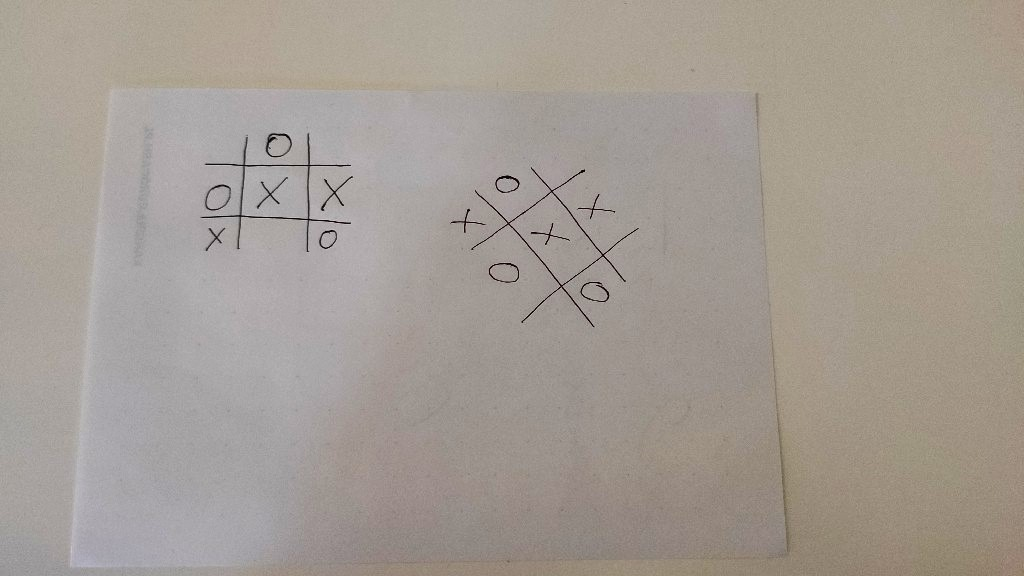
#> input picture images/photo01.jpg, 1024 x 576 px
$ python new_idea.py
#> lines starting #> are read from the running program, lines starting #| are printed output that depends on the picture; after the words box and inside, x2 and y2 are one past the last pixel; in counts of white or black regions, pixels touching at a corner belong together
### circle_cross.py
import skimage as ski
from matplotlib import pyplot as plt
from skimage import data, io, filters, exposure
from skimage.color import rgb2hsv, hsv2rgb, rgb2gray
import skimage.morphology as mp
from skimage.transform import resize
from skimage.segmentation import flood_fill
import numpy as np
import photo_spliting as ps
import math
import warnings


def load_file(path):
#> called with path = 'images/photo01.jpg'
    return io.imread(path)
#> returned value is the input picture: shape (576, 1024, 3); mean R, G, B 163.9, 155.9, 148


def black_white(img):
    warnings.simplefilter("ignore")
    img = rgb2gray(img)
    img **= 3
    img = (img <= 0.04) * 1
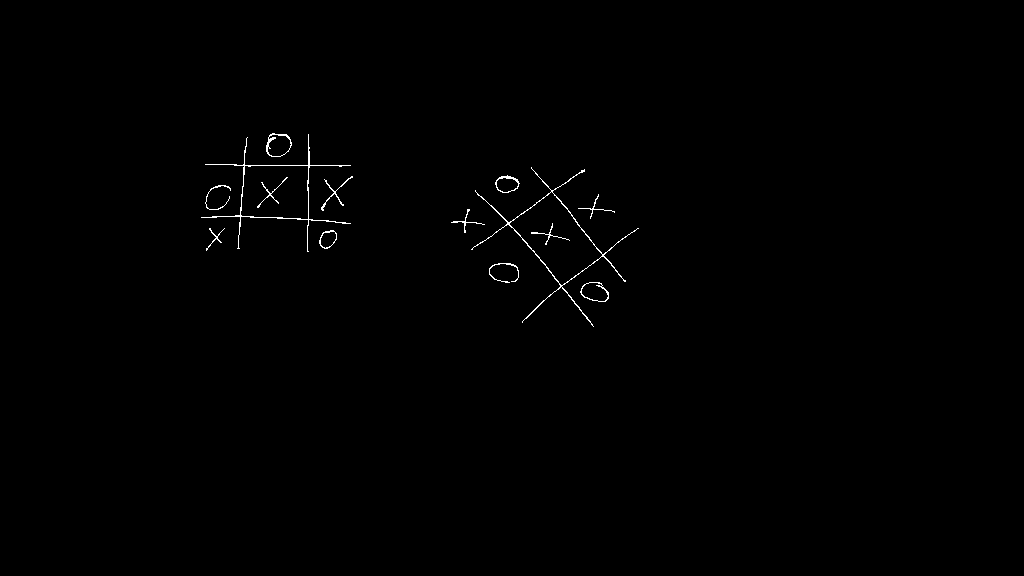
#> img: shape (576, 1024) int64; values 0 (black) and 1 (white), 0.41% white in thin lines or dots, all inside (x1, y1, x2, y2) = (201, 133, 639, 327)
    for i in range(1):
        img = mp.dilation(img)
    img = (img == 1) * 255
#> img: shape (576, 1024) int64; 1% white; 14 white regions, largest, box (x1, y1, x2, y2) and area: (470, 166, 640, 328) 1685, (200, 133, 352, 253) 1648, (265, 132, 293, 158) 291
    return img


def cut(img, tag, color):
    if tag == 'allp':
        while (img[0, :] == color).all():
            img = np.delete(img, 0, 0)
        while (img[:, 0] == color).all():
            img = np.delete(img, 0, 1)
        while (img[-1, :] == color).all():
            img = np.delete(img, -1, 0)
        while (img[:, -1] == color).all():
            img = np.delete(img, -1, 1)
    elif tag == 'anyp':
        while (img[0, :] == color).any():
            img = np.delete(img, 0, 0)
        while (img[:, 0] == color).any():
            img = np.delete(img, 0, 1)
        while (img[-1, :] == color).any():
            img = np.delete(img, -1, 0)
        while (img[:, -1] == color).any():
            img = np.delete(img, -1, 1)
    return img


def cut_min(img):
    img = cut(img, 'allp', 255)
    img = cut(img, 'anyp', 255)
    img = cut(img, 'allp', 0)
#> call 3 of cut, with tag = 'allp', color = 0
#> the loop in cut (call 3), `while (img[0, :] == color).all():` made 132 passes
#> after the loop in cut (call 3), `while (img[0, :] == color).all():`: img: shape (444, 1024) int64; 1.3% white; 14 white regions, largest, box (x1, y1, x2, y2) and area: (470, 34, 640, 196) 1685, (200, 1, 352, 121) 1648, (265, 0, 293, 26) 291
#> after the loop in cut (call 3), `while (img[:, 0] == color).all():`:
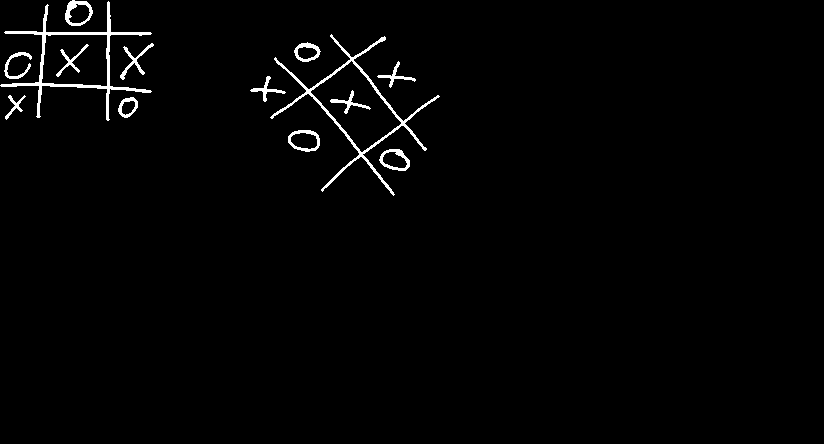
#> img: shape (444, 824) int64; 1.6% white; 14 white regions, largest, box (x1, y1, x2, y2) and area: (270, 34, 440, 196) 1685, (0, 1, 152, 121) 1648, (65, 0, 93, 26) 291
#> after the loop in cut (call 3), `while (img[-1, :] == color).all():`:
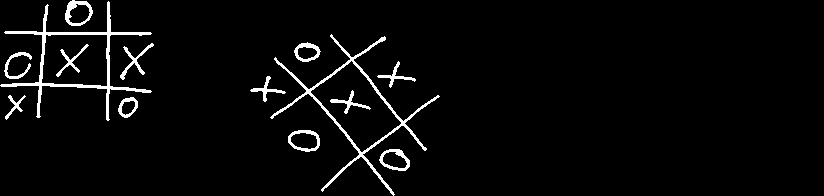
#> img: shape (196, 824) int64; 3.6% white; 14 white regions, largest, box (x1, y1, x2, y2) and area: (270, 34, 440, 196) 1685, (0, 1, 152, 121) 1648, (65, 0, 93, 26) 291
#> after the loop in cut (call 3), `while (img[:, -1] == color).all():`:
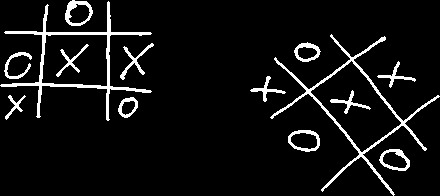
#> img: shape (196, 440) int64; 6.8% white; 14 white regions, largest, box (x1, y1, x2, y2) and area: (270, 34, 440, 196) 1685, (0, 1, 152, 121) 1648, (65, 0, 93, 26) 291
    return img


# [41 lines left out: function find_board, not called in this run]


def fill_board(img, top_right,color=125):
    img = ski.segmentation.flood_fill(img, (top_right[1], top_right[0]), color)
    return img


# [109 lines left out: functions find_crosses, find_circle, mark_points, find_result, not called in this run]


def print_result(result):
    for i in result:
        print(''.join(i))


def show_img(img):
    fig, ax = plt.subplots()
    plt.grid(True)
    ax.imshow(img, cmap=plt.cm.gray)
    return ax


def rotate(rot):
    corners = ski.transform.probabilistic_hough_line(rot,line_length=int(2 / 3 * min(rot.shape[0], rot.shape[1])),
                                                         line_gap=1)
    line = corners[0]
    c = np.array([line[0][0], line[1][1]])
    len1 = np.linalg.norm(c - np.array(line[0]))
    len2 = np.linalg.norm(c - np.array(line[1]))

    if line[0][0] >= line[1][0] and line[0][1] >= line[1][0]:
        if len2 != 0:
            tangens = len1 / len2
        else:
            tangens = 0
    else:
        if len1 != 0:
            tangens = len2 / len1
        else:
            tangens = 0

    angle = np.degrees(math.atan(tangens))
    if angle > 10:
        rot = ps.make_big_square(rot)
        rot = ski.transform.rotate(rot, angle)
        rot = cut_min(rot)
        rot = (rot >= 1) * 255
        rot = mp.dilation(mp.erosion(rot))

    return rot


# [30 lines of commented-out code are left out]

### photo_spliting.py
from __future__ import division
import skimage
from skimage import io, filters
import skimage.morphology as mp
from skimage.color import rgb2gray
from matplotlib import pylab as plt, gridspec
import numpy as np
from ipykernel.pylab.backend_inline import flush_figures
import warnings
import math


# [6 lines left out: function thresh, not called in this run]


def cut(img, tag, color):
    if tag == 'allp':
        while all(img[0, :] == color):
            img = np.delete(img, 0, 0)
        while all(img[:, 0] == color):
            img = np.delete(img, 0, 1)
        while all(img[-1, :] == color):
            img = np.delete(img, -1, 0)
        while all(img[:, -1] == color):
            img = np.delete(img, -1, 1)
    elif tag == 'anyp':
        while any(img[0, :] == color):
            img = np.delete(img, 0, 0)
        while any(img[:, 0] == color):
            img = np.delete(img, 0, 1)
        while any(img[-1, :] == color):
            img = np.delete(img, -1, 0)
        while any(img[:, -1] == color):
            img = np.delete(img, -1, 1)
    return img


def big2small(img):
    return img / 255


# [7 lines left out: function find_white_line, not called in this run]


def photo_division(img):
    final_list = []

    def photo_div(photo):
        for p in range(len(photo)):
            if 255 not in photo[p]:
                new_img1 = photo[:p, :]
                new_img2 = photo[p:, :]
                new_img1 = cut(new_img1, 'allp', 0)
                new_img2 = cut(new_img2, 'allp', 0)
                photo_div(new_img1)
                photo_div(new_img2)
                break
        else:
            iloczyn = 1
            for p in range(len(photo[0])):
                for q in range(len(photo)):
                    iloczyn *= (photo[q][p] == 0)
                if iloczyn != 0:
                    photo1 = photo[:, :p]
                    photo2 = photo[:, p:]
                    photo1 = cut(photo1, 'allp', 0)
                    photo2 = cut(photo2, 'allp', 0)
                    photo_div(photo1)
                    photo_div(photo2)
                    break
                iloczyn = 1
            else:
                final_list.append(photo)

    photo_div(img)
    print(len(final_list))
    return final_list


# [39 lines left out: functions to_square, find_line, rotate, make_big_square, not called in this run]

# [4 lines of commented-out code are left out]

### new_idea.py
import skimage as ski
from matplotlib import pyplot as plt
from skimage import data, io, filters, exposure
from skimage.color import rgb2hsv, hsv2rgb, rgb2gray
import skimage.morphology as mp
from skimage.transform import resize
from skimage.segmentation import flood_fill
import numpy as np
import photo_spliting as ps
import math
import warnings
import circle_cross as cc
from numpy import *
def perp( a ) :
    b = empty_like(a)
    b[0] = -a[1]
    b[1] = a[0]
    return b

# line segment a given by endpoints a1, a2
# line segment b given by endpoints b1, b2
# return
def seg_intersect(a1,a2, b1,b2) :
    da = a2-a1
    db = b2-b1
    dp = a1-b1
    dap = perp(da)
    denom = dot( dap, db)
    num = dot( dap, dp )
    return (num / denom.astype(float))*db + b1
def find_result2(img, top_left, top_right, bottom_left, bottom_right):
    result = [[0, 0, 0], [0, 0, 0], [0, 0, 0]]
    print(img[0:min(top_left[0], top_right[0]), top_left[1]:top_right[1]])

    if (len(np.unique(img[0:top_left[0], 0:top_left[1]]) )== 3):
        result[0][0] = 'X'
    elif (len(np.unique(img[0:top_left[0], 0:top_left[1]]) )>=4):
        result[0][0] = 'O'
    else:
        result[0][0] = ' '
    if(len(np.unique(img[0:min(top_left[0], top_right[0]), top_left[1]:top_right[1]])) ==3):
        result[0][1] = 'X'
    elif(len(np.unique(img[0:min(top_left[0], top_right[0]), top_left[1]:top_right[1]]) )>=4):
        result[0][1] = 'O'
    else:
        result[0][1] = ' '
    if(len(np.unique(img[:top_right[0], top_right[1]:]) )==3):
        result[0][2] = 'X'
    elif(len(np.unique(img[:top_right[0], top_right[1]:]) )>=4):
        result[0][2] = 'O'
    else:
        result[0][2] = ' '
    if(len(np.unique(img[top_left[0]:bottom_left[0], 0:top_left[1]]) )==3):
        result[1][0] = 'X'
    elif(len(np.unique(img[top_left[0]:bottom_left[0], 0:top_left[1]]) )>=4):
        result[1][0] = 'O'
    else:
        result[1][0] = ' '
    if ((len(np.unique(img[max(top_left[0], top_right[0]):min(bottom_left[0], bottom_right[0]),
         max(top_left[1], bottom_left[1]):min(top_right[1], bottom_right[1])])))==3):
        result[1][1] = 'X'
    elif((len(np.unique(img[max(top_left[0], top_right[0]):min(bottom_left[0], bottom_right[0]),
         max(top_left[1], bottom_left[1]):min(top_right[1], bottom_right[1])])))>=4):
        result[1][1] = 'O'
    else:
        result[1][1] = ' '
    if(len(np.unique(img[top_right[0]:bottom_right[0], max(bottom_right[1], top_right[1]):])) ==3):
        result[1][2] = 'X'
    elif(len(np.unique(img[top_right[0]:bottom_right[0], max(bottom_right[1], top_right[1]):]) )>=4):
        result[1][2] = 'O'
    else:
        result[1][2] = ' '
    if(len(np.unique(img[bottom_left[0]:, 0:bottom_left[1]]) )==3):
        result[2][0] = 'X'
    elif(len(np.unique(img[bottom_left[0]:, 0:bottom_left[1]]) )>=4):
        result[2][0] = 'O'
    else:
        result[2][0] = ' '
    if(len(np.unique(img[max(bottom_left[0], bottom_right[0]):, bottom_left[1]:bottom_right[1]]) )==3):
        result[2][1] = 'X'
    elif(len(np.unique(img[max(bottom_left[0], bottom_right[0]):, bottom_left[1]:bottom_right[1]])) >=4):
        result[2][1] = 'O'
    else:
        result[2][1] = ' '
    if(len(np.unique(img[bottom_right[0]:, bottom_right[1]:]) )==3):
        result[2][2] = 'X'
    elif(len(np.unique(img[bottom_right[0]:, bottom_right[1]:]) )>=4):
        result[2][2] = 'O'
    else:
        result[2][2] = ' '
    return result
top_right = []
top_left = []
bottom_right = []
bottom_left = []
images = []
result = []
img = cc.load_file('images/photo01.jpg')
img = cc.black_white(img)
img = cc.cut_min(img)
images = ps.photo_division(img)
#> images = 2 items
top=()
left=()
right=()
bottom=()

i=images[0]
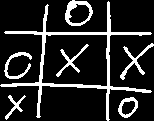
#> i: shape (121, 154) int64; 15.6% white; 7 white regions, largest, box (x1, y1, x2, y2) and area: (0, 1, 152, 121) 1648, (65, 0, 93, 26) 291, (120, 43, 154, 80) 245
i = cc.rotate(i)
#> in rotate, `corners = ski.transform.probabilistic_hough_line(rot,line_length=int(2..`: corners = [((38, 117), (46, 5)), ((108, 120), (108, 1)), ((145, 89), (17, 83)), ((150, 34), (34, 34)), ((151, 33), (5, 33)), ((107, 120), (107, 35)), ((150, 32), (4, 32))]
#> in rotate, `line = corners[0]`: line = ((38, 117), (46, 5))
#> in rotate, `c = np.array([line[0][0], line[1][1]])`: c = [38, 5]
#> in rotate, `len1 = np.linalg.norm(c - np.array(line[0]))`: len1 = 112
#> in rotate, `len2 = np.linalg.norm(c - np.array(line[1]))`: len2 = 8
#> in rotate, `tangens = len2 / len1`: tangens = 0.0714
#> in rotate, `angle = np.degrees(math.atan(tangens))`: angle = 4.09


done=False
while not done:
    try:
        corners = ski.transform.probabilistic_hough_line(i, line_length=int(2 / 3 * min(i.shape[0], i.shape[1])),
                                                         line_gap=1)
        for line in corners:
            if abs(line[0][0]-line[1][0])<i.shape[1]//3 and line[0][0]<i.shape[1]//2 and line[1][0]<i.shape[1]//2:
                left=np.float32(np.array((line)))

                break
        for line in corners:
            if abs(line[0][0]-line[1][0])<i.shape[1]//3 and line[0][0]>i.shape[1]//2 and line[1][0]>i.shape[1]//2:
                right=np.float32(np.array((line)))

                break

        for line in corners:
            if abs(line[0][1]-line[1][1])<i.shape[0]//3 and line[0][1]<i.shape[0]//2 and line[1][1]<i.shape[0]//2:
                top=np.float32(np.array((line)))

                break
        for line in corners:
            if abs(line[0][1]-line[1][1])<i.shape[0]//3 and line[0][1]>i.shape[0]//2 and line[1][1]>i.shape[0]//2:
                bottom=np.float32(np.array((line)))

                break
        done=True

        top_left=np.uint16(seg_intersect(left[0],left[1],top[0],top[1]))
        bottom_left=np.uint16(seg_intersect(left[0],left[1],bottom[0],bottom[1]))
        top_right=np.uint16(seg_intersect(right[0],right[1],top[0],top[1]))
        bottom_right=np.uint16(seg_intersect(right[0],right[1],bottom[0],bottom[1]))
    except IndexError:
        done = False

# [4 lines of commented-out code are left out]
i=cc.fill_board(i,top_right,0)
#> in fill_board, `img = ski.segmentation.flood_fill(img, (top_right[1], top_right[0]), c..`:
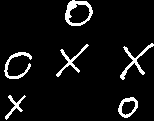
#> img: shape (121, 154) int64; 6.7% white; 6 white regions, box (x1, y1, x2, y2) and area: (65, 0, 93, 26) 291, (120, 43, 154, 80) 245, (4, 52, 32, 79) 221, (56, 44, 89, 77) 195, (118, 97, 138, 118) 170, (5, 95, 26, 120) 135
# [18 lines of commented-out code are left out]
for j in range(2):
    i=mp.dilation(i)
contours = ski.measure.find_contours(i, 0.5)
#> contours = 9 point arrays, longest 232 points


color=20
for contour in contours:
    for j in contour:
        i[int(round(j[0])),int(round(j[1]))]=color

    color+=10
#> this loop made 9 passes
#> color on passes 1 to 9: 30, 40, 50, 60, 70, 80, 90, 100, 110
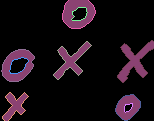
#> i: shape (121, 154) int64; 11 distinct labels, from 0 to 255; one colour per label, 0 black
#> after the loop, color = 110
print(top_left,top_right)
top_left=np.flip(top_left)
bottom_left=np.flip(bottom_left)
top_right=np.flip(top_right)
bottom_right=np.flip(bottom_right)
cc.print_result(find_result2(i,top_left,top_right,bottom_left,bottom_right))
#> (printed output is left out)
ax = cc.show_img(i)

plt.show()

$ run again, with images/photo02.jpg copied over images/photo01.jpg
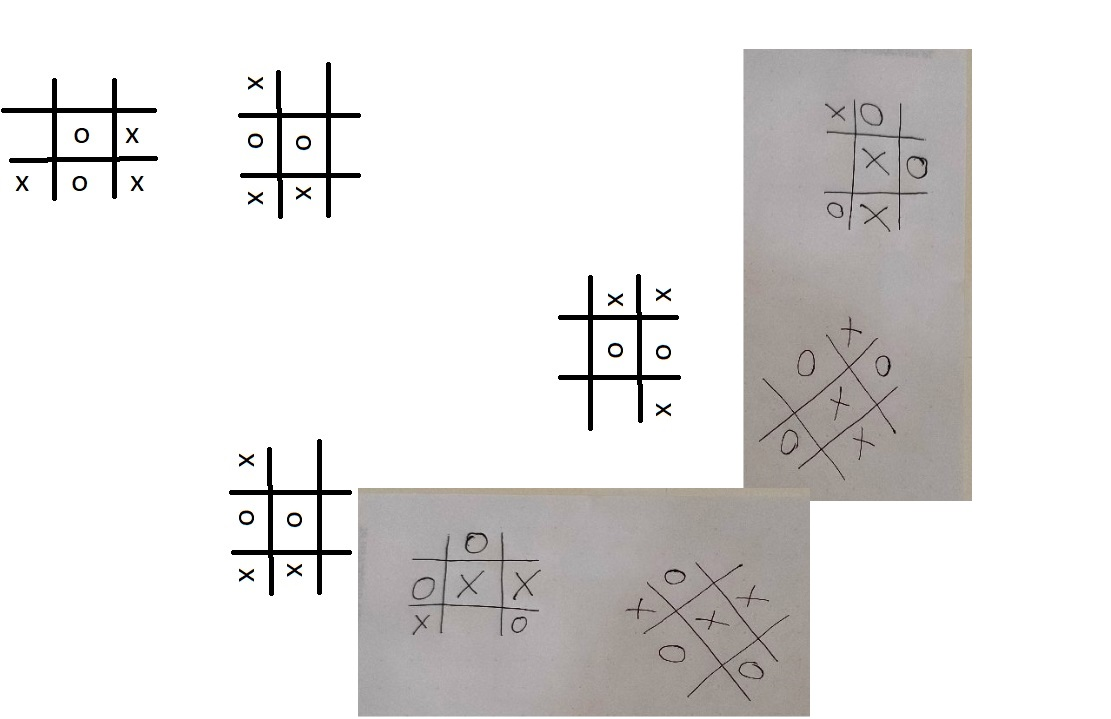
#> input picture images/photo02.jpg, 1111 x 719 px
#> in load_file, returned value is the input picture: shape (719, 1111, 3); mean R, G, B 228.1, 226.6, 226
#> the loop in cut (call 3), `while (img[0, :] == color).all():` made 61 passes
#> after the loop in cut (call 3), `while (img[0, :] == color).all():`:
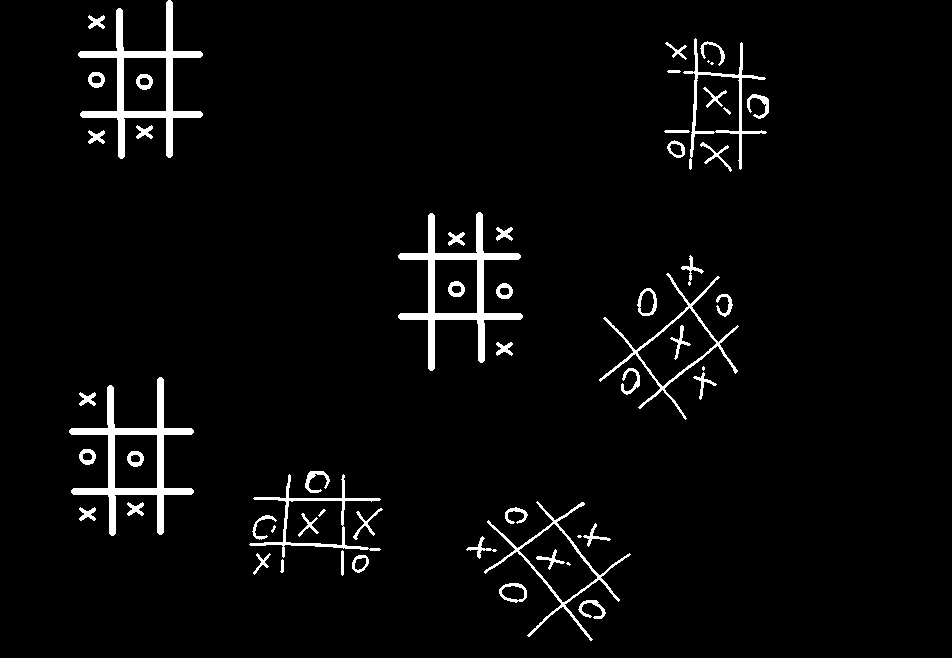
#> img: shape (658, 952) int64; 3.6% white; 58 white regions (6 under 20 px), largest, box (x1, y1, x2, y2) and area: (78, 0, 203, 159) 3657, (398, 212, 523, 371) 3657, (69, 377, 194, 536) 3657
#> the loop in cut (call 3), `while (img[:, 0] == color).all():` made 69 passes
#> the loop in cut (call 3), `while (img[-1, :] == color).all():` made 17 passes
#> images = 7 items
#> in rotate, `corners = ski.transform.probabilistic_hough_line(rot,line_length=int(2..`: corners = 17 items
#> line = ((88, 148), (90, 0))
#> c = [88, 0]
#> len1 = 148
#> len2 = 2
#> tangens = 0.0135
#> angle = 0.774
#> contours = 7 point arrays, longest 111 points
#> the loop `for contour in contours:` made 7 passes
#> color on passes 1 to 7: 30, 40, 50, 60, 70, 80, 90
#> after the loop `for contour in contours:`:
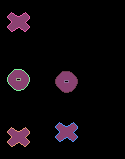
#> i: shape (159, 125) int64; 9 distinct labels, from 0 to 255; one colour per label, 0 black
#> after the loop `for contour in contours:`: color = 90
#> (printed output is left out)
